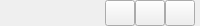
            <widget class="QWidget" name="windowBtns" native="true">
             <property name="sizePolicy">
              <sizepolicy hsizetype="Preferred" vsizetype="Fixed">
               <horstretch>0</horstretch>
               <verstretch>0</verstretch>
              </sizepolicy>
             </property>
             <property name="minimumSize">
              <size>
               <width>0</width>
               <height>26</height>
              </size>
             </property>
             <property name="maximumSize">
              <size>
               <width>16777215</width>
               <height>26</height>
              </size>
             </property>
             <layout class="QHBoxLayout" name="horizontalLayout_9">
              <property name="spacing">
               <number>0</number>
              </property>
              <property name="leftMargin">
               <number>0</number>
              </property>
              <property name="topMargin">
               <number>0</number>
              </property>
              <property name="rightMargin">
               <number>0</number>
              </property>
              <property name="bottomMargin">
               <number>0</number>
              </property>
              <item>
               <widget class="TitleWidget" name="title" native="true"/>
              </item>
              <item>
               <widget class="QPushButton" name="min">
                <property name="minimumSize">
                 <size>
                  <width>30</width>
                  <height>26</height>
                 </size>
                </property>
                <property name="maximumSize">
                 <size>
                  <width>26</width>
                  <height>16777215</height>
                 </size>
                </property>
                <property name="styleSheet">
                 <string notr="true">border-image: url(:/Tabwidget/Image/Tabwidget/Min.png);</string>
                </property>
                <property name="text">
                 <string/>
                </property>
               </widget>
              </item>
              <item>
               <widget class="QPushButton" name="max">
                <property name="minimumSize">
                 <size>
                  <width>30</width>
                  <height>26</height>
                 </size>
                </property>
                <property name="maximumSize">
                 <size>
                  <width>26</width>
                  <height>16777215</height>
                 </size>
                </property>
                <property name="styleSheet">
                 <string notr="true">border-image: url(:/Tabwidget/Image/Tabwidget/Max.png);</string>
                </property>
                <property name="text">
                 <string/>
                </property>
               </widget>
              </item>
              <item>
               <widget class="QPushButton" name="close">
                <property name="minimumSize">
                 <size>
                  <width>30</width>
                  <height>26</height>
                 </size>
                </property>
                <property name="maximumSize">
                 <size>
                  <width>26</width>
                  <height>16777215</height>
                 </size>
                </property>
                <property name="styleSheet">
                 <string notr="true">border-image: url(:/Tabwidget/Image/Tabwidget/close.png);</string>
                </property>
                <property name="text">
                 <string/>
                </property>
               </widget>
              </item>
              <item>
               <spacer name="horizontalSpacer_2">
                <property name="orientation">
                 <enum>Qt::Horizontal</enum>
                </property>
                <property name="sizeType">
                 <enum>QSizePolicy::Fixed</enum>
                </property>
                <property name="sizeHint" stdset="0">
                 <size>
                  <width>5</width>
                  <height>20</height>
                 </size>
                </property>
               </spacer>
              </item>
             </layout>
            </widget>
